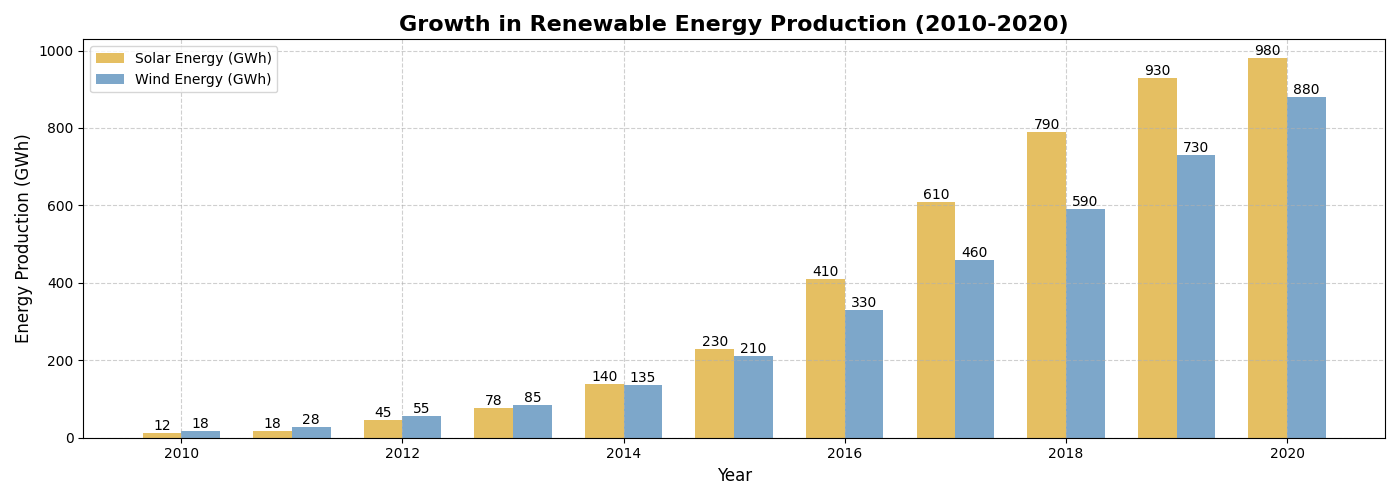

This chart was generated by the following Python code:
import matplotlib.pyplot as plt
import numpy as np

years = np.arange(2010, 2021)
solar_energy = np.array([12, 18, 45, 78, 140, 230, 410, 610, 790, 930, 980])
wind_energy = np.array([18, 28, 55, 85, 135, 210, 330, 460, 590, 730, 880])

fig, ax1 = plt.subplots(figsize=(14, 5))

bar_width = 0.35
bar1 = ax1.bar(years - bar_width/2, solar_energy, bar_width, label='Solar Energy (GWh)', color='goldenrod', alpha=0.7)
bar2 = ax1.bar(years + bar_width/2, wind_energy, bar_width, label='Wind Energy (GWh)', color='steelblue', alpha=0.7)

for bar in bar1:
    height = bar.get_height()
    ax1.text(bar.get_x() + bar.get_width() / 2.0, height, f'{height}', ha='center', va='bottom')
for bar in bar2:
    height = bar.get_height()
    ax1.text(bar.get_x() + bar.get_width() / 2.0, height, f'{height}', ha='center', va='bottom')

ax1.set_title("Growth in Renewable Energy Production (2010-2020)", fontsize=16, fontweight='bold')
ax1.set_xlabel("Year", fontsize=12)
ax1.set_ylabel("Energy Production (GWh)", fontsize=12)
ax1.legend(loc='upper left', fontsize=10)
ax1.grid(True, linestyle='--', alpha=0.6)

plt.tight_layout()
plt.show()
